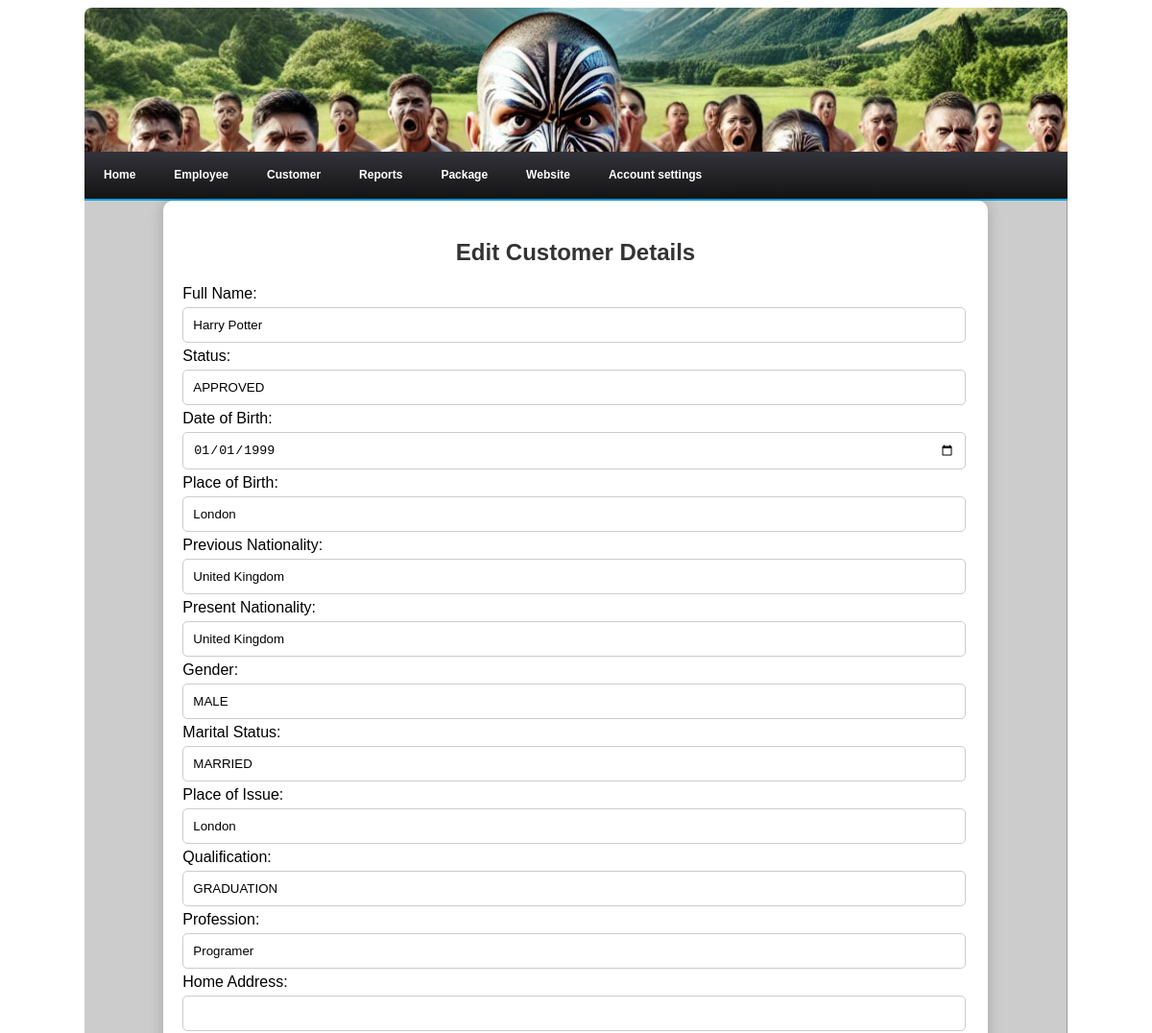
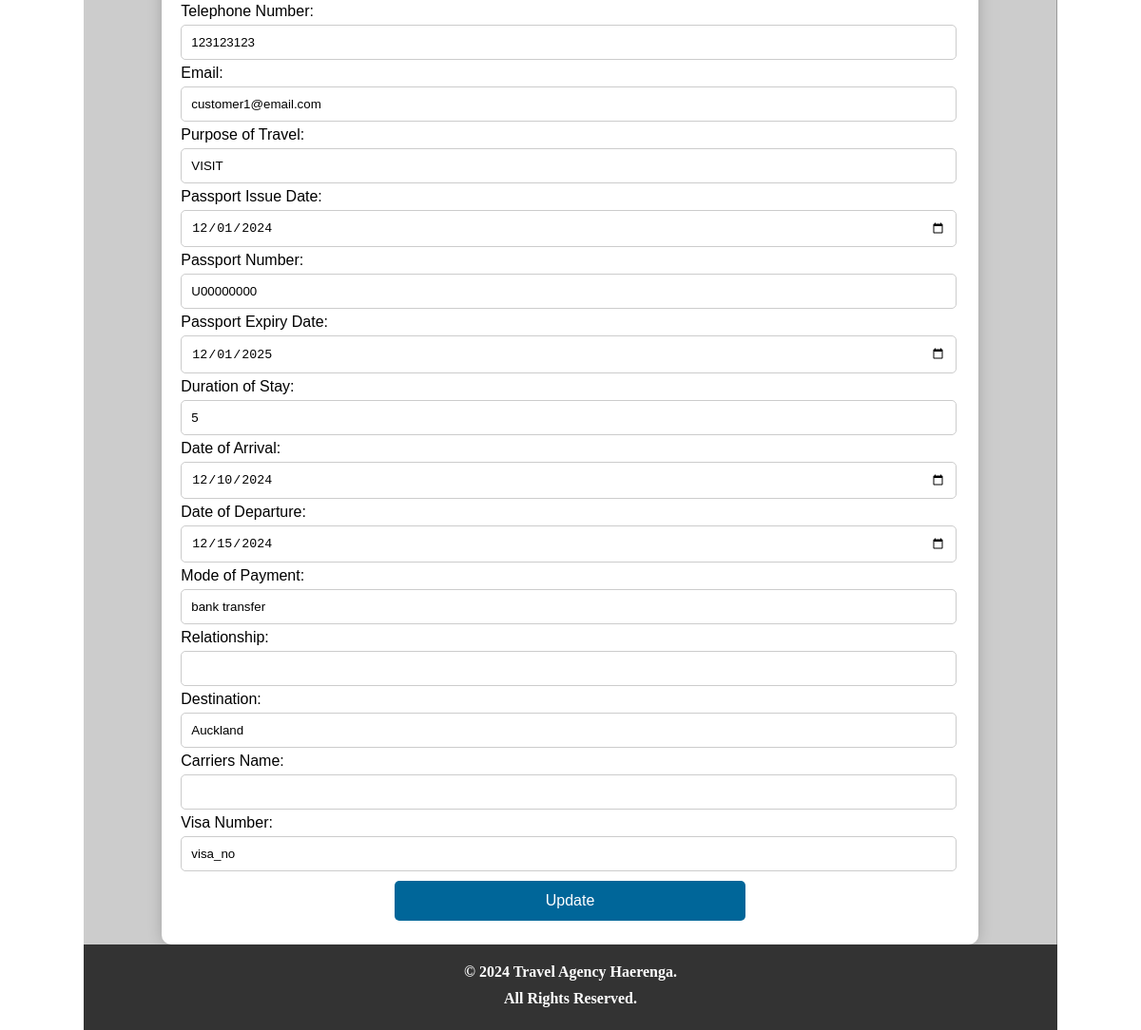
Page /admin/customer_edit.php?id=101 (signed in) on the committed database (2 pictures, top to bottom).
### tables this page shows
CREATE TABLE customer (
  customer_id int(11) NOT NULL AUTO_INCREMENT,
  uploadimage TEXT NOT NULL,
  full_name VARCHAR(60) NOT NULL,
  status VARCHAR(15) NOT NULL,
  date_of_birth DATE NOT NULL,
  place_of_birth VARCHAR(60) NOT NULL,
  previous_nationality VARCHAR(30) NOT NULL,
  present_nationality VARCHAR(30) NOT NULL,
  sex VARCHAR(30) NOT NULL,
  marital_status VARCHAR(30),
  place_of_issue VARCHAR(30) NOT NULL,
  qualification VARCHAR(30),
  profession VARCHAR(40),
  home_address VARCHAR(90),
  telephone_no VARCHAR(30) NOT NULL,
  email VARCHAR(40) NOT NULL,
  purpose_of_travel VARCHAR(60) NOT NULL,
  date_of_passport DATE NOT NULL,
  passport_no VARCHAR(30) NOT NULL,
  date_of_passport_expiry DATE NOT NULL,
  duration_of_stay FLOAT NOT NULL,
  date_of_arrival DATE NOT NULL,
  date_of_departure DATE NOT NULL,
  mode_of_payment VARCHAR(30) NOT NULL,
  relationship VARCHAR(30),
  destination VARCHAR(30) NOT NULL,
  carriers_name VARCHAR(30),
  visa_no VARCHAR(30),
  date_of_insertion TIMESTAMP NOT NULL DEFAULT CURRENT_TIMESTAMP,
  inserted_by VARCHAR(11) NOT NULL,
  PRIMARY KEY (customer_id),
  UNIQUE KEY (passport_no)
);

### admin/customer_edit.php (the view, shortened to what this page needs)
<?php
require_once('connection/connection.php');
$customer_id = isset($_GET['id']) ? intval($_GET['id']) : 0;
$query = "SELECT * FROM customer WHERE customer_id = $customer_id";
$result = mysqli_query($con, $query);
$customer = mysqli_fetch_assoc($result);
?>
<!DOCTYPE html>
<html lang="en">
<head>
    <link href="css/styles.css" rel="stylesheet" type="text/css" />
</head>
<body>
    <?php include('header.php'); ?>
    <div class="container">
        <h2>Edit Customer Details</h2>
        <form method="POST">
            <label for="full_name">Full Name:</label>
            <input type="text" name="full_name" value="<?php echo htmlspecialchars($customer['full_name']); ?>" required>
            <label for="status">Status:</label>
            <input type="text" name="status" value="<?php echo htmlspecialchars($customer['status']); ?>" required>
            <label for="date_of_birth">Date of Birth:</label>
            <input type="date" name="date_of_birth" value="<?php echo htmlspecialchars($customer['date_of_birth']); ?>" required>
            <label for="place_of_birth">Place of Birth:</label>
            <input type="text" name="place_of_birth" value="<?php echo htmlspecialchars($customer['place_of_birth']); ?>" required>
            <label for="previous_nationality">Previous Nationality:</label>
            <input type="text" name="previous_nationality" value="<?php echo htmlspecialchars($customer['previous_nationality']); ?>">
            <label for="present_nationality">Present Nationality:</label>
            <input type="text" name="present_nationality" value="<?php echo htmlspecialchars($customer['present_nationality']); ?>" required>
            <label for="sex">Gender:</label>
            <input type="text" name="sex" value="<?php echo htmlspecialchars($customer['sex']); ?>" required>
            <label for="marital_status">Marital Status:</label>
            <input type="text" name="marital_status" value="<?php echo htmlspecialchars($customer['marital_status']); ?>">
            <label for="place_of_issue">Place of Issue:</label>
            <input type="text" name="place_of_issue" value="<?php echo htmlspecialchars($customer['place_of_issue']); ?>" required>
            <label for="qualification">Qualification:</label>
            <input type="text" name="qualification" value="<?php echo htmlspecialchars($customer['qualification']); ?>">
            <label for="profession">Profession:</label>
            <input type="text" name="profession" value="<?php echo htmlspecialchars($customer['profession']); ?>">
            <label for="home_address">Home Address:</label>
            <input type="text" name="home_address" value="<?php echo htmlspecialchars($customer['home_address']); ?>">
            <label for="telephone_no">Telephone Number:</label>
            <input type="text" name="telephone_no" value="<?php echo htmlspecialchars($customer['telephone_no']); ?>" required>
            <label for="email">Email:</label>
            <input type="email" name="email" value="<?php echo htmlspecialchars($customer['email']); ?>" required>
            <label for="purpose_of_travel">Purpose of Travel:</label>
            <input type="text" name="purpose_of_travel" value="<?php echo htmlspecialchars($customer['purpose_of_travel']); ?>">
            <label for="date_of_passport">Passport Issue Date:</label>
            <input type="date" name="date_of_passport" value="<?php echo htmlspecialchars($customer['date_of_passport']); ?>" required>
            <label for="passport_no">Passport Number:</label>
            <input type="text" name="passport_no" value="<?php echo htmlspecialchars($customer['passport_no']); ?>" required>
            <label for="date_of_passport_expiry">Passport Expiry Date:</label>
            <input type="date" name="date_of_passport_expiry" value="<?php echo htmlspecialchars($customer['date_of_passport_expiry']); ?>" required>
            <label for="duration_of_stay">Duration of Stay:</label>
            <input type="text" name="duration_of_stay" value="<?php echo htmlspecialchars($customer['duration_of_stay']); ?>" required>
            <label for="date_of_arrival">Date of Arrival:</label>
            <input type="date" name="date_of_arrival" value="<?php echo htmlspecialchars($customer['date_of_arrival']); ?>" required>
            <label for="date_of_departure">Date of Departure:</label>
            <input type="date" name="date_of_departure" value="<?php echo htmlspecialchars($customer['date_of_departure']); ?>" required>
            <label for="mode_of_payment">Mode of Payment:</label>
            <input type="text" name="mode_of_payment" value="<?php echo htmlspecialchars($customer['mode_of_payment']); ?>">
            <label for="relationship">Relationship:</label>
            <input type="text" name="relationship" value="<?php echo htmlspecialchars($customer['relationship']); ?>">
            <label for="destination">Destination:</label>
            <input type="text" name="destination" value="<?php echo htmlspecialchars($customer['destination']); ?>" required>
            <label for="carriers_name">Carriers Name:</label>
            <input type="text" name="carriers_name" value="<?php echo htmlspecialchars($customer['carriers_name']); ?>">
            <label for="visa_no">Visa Number:</label>
            <input type="text" name="visa_no" value="<?php echo htmlspecialchars($customer['visa_no']); ?>">
            <div class="form-buttons">
                <input type="submit" value="Update">
            </div>
        </form>
    </div>
    <?php include('footer.php'); ?>
</body>
</html>

### admin/customer_edit.php (style rules this page uses)
.container { width: 80%; margin: 0 auto; padding: 20px; background-color: #fff; border-radius: 10px; box-shadow: 0 0 15px rgba(0, 0, 0, 0.2); }
h2 { text-align: center; color: #333; }
form input[type="text"], form input[type="date"], form input[type="email"], form select { width: 97%; padding: 10px; margin: 5px 0; border: 1px solid #ccc; border-radius: 5px; }
.form-buttons { text-align: center; }
.form-buttons input { width: 45%; padding: 12px; background-color: #069; color: #fff; border: none; border-radius: 5px; font-size: 16px; cursor: pointer; margin: 5px; }

### rows in the picture
customer: full_name "Harry Potter", status "APPROVED", date_of_birth "01/01/1999", place_of_birth "London", previous_nationality "United Kingdom", present_nationality "United Kingdom", sex "MALE", marital_status "MARRIED", place_of_issue "London", qualification "GRADUATION", profession "Programer", telephone_no "123123123", email "customer1@email.com", purpose_of_travel "VISIT", date_of_passport "12/01/2024", passport_no "U00000000", date_of_passport_expiry "12/01/2025", duration_of_stay "5", date_of_arrival "12/10/2024", date_of_departure "12/15/2024", mode_of_payment "bank transfer", destination "Auckland", visa_no "visa_no"
